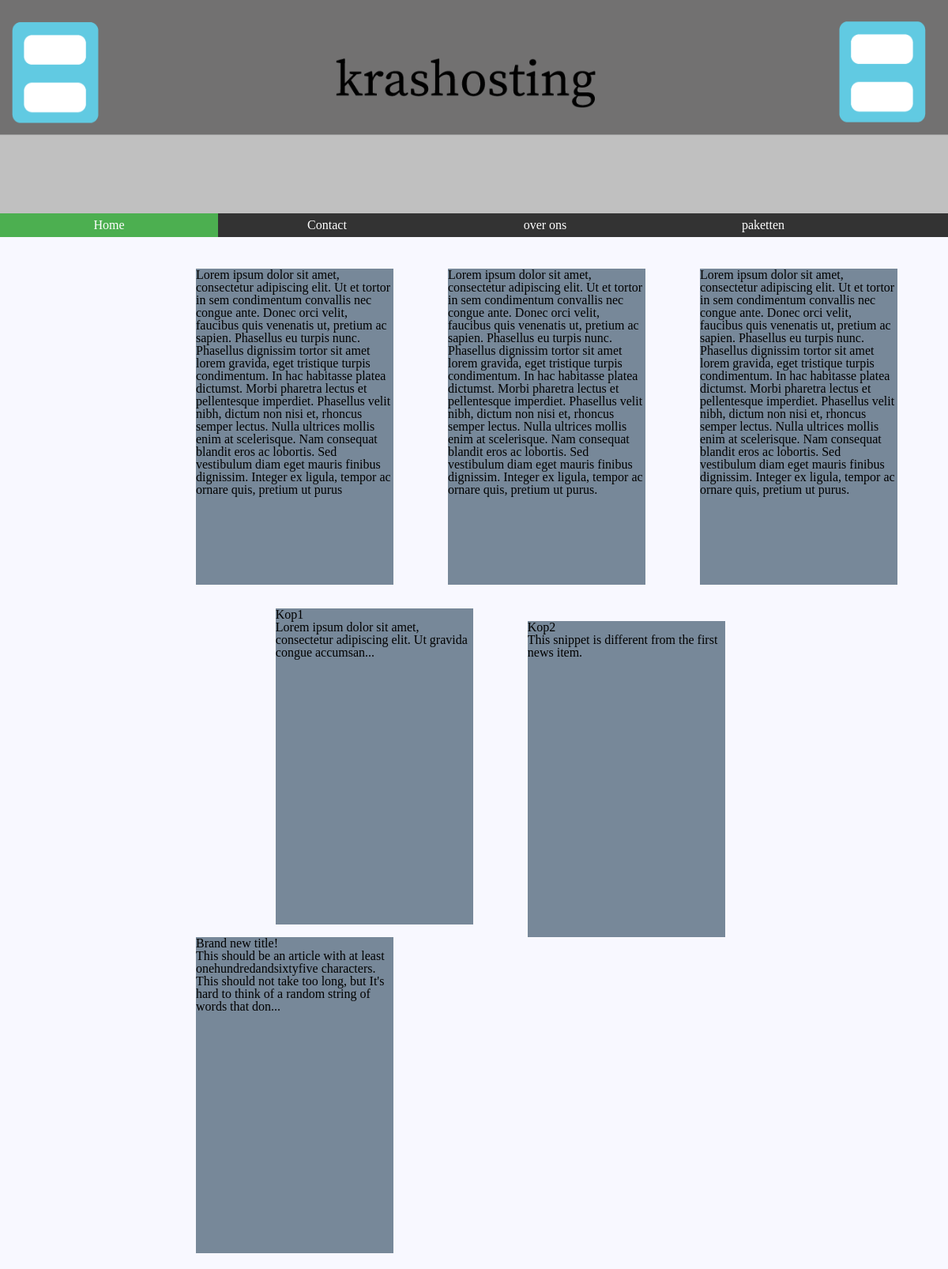
The page / on the database its author committed.
### tables this page shows
CREATE TABLE `nieuwsitems` (
  `idnieuws` int(12) NOT NULL,
  `header` varchar(30) NOT NULL,
  `articlesnippet` varchar(900) NOT NULL,
  `article` varchar(9000) NOT NULL
);

### databases/connect_newsdatabase.php (called while the page is built, shortened)
<?php
class News {
    private $database;
    public function __construct() {
        $this->database = new mysqli("localhost", "root", "root", "krashosting");
    }
    public function get_item($id, $neededitem)
    {
        $query = $this->database->query("SELECT $neededitem FROM nieuwsitems WHERE idnieuws = '$id';");
        $row = $query->fetch_row();
        return $row["0"];
    }
}

### index.php (the view, shortened to what this page needs)
<?php
    require_once('databases/connect_newsdatabase.php');
    $article = new News();
?>
<!DOCTYPE html>
<html lang="nl">
<head>
    <link rel="stylesheet" href="css/master.css" type="text/css">
</head>
<body>
    <div class="banner">
    </div>
    <ul class="menu">
        <li class="active"><a href="/index.php">Home</a></li>
        <li class="menuitem"><a href="pages/contact.html">Contact</a></li>
        <li class="menuitem"><a href="pages/over_ons.html">over ons</a></li>
        <li class="menuitem"><a href="pages/pakketen.php">paketten</a></li>
    </ul>
    <div class="container">
            <div id="pakket1"><p>Lorem ipsum dolor sit amet, consectetur adipiscing elit. Ut et tortor in sem condimentum convallis nec congue ante. Donec orci velit, faucibus quis venenatis ut, pretium ac sapien. Phasellus eu turpis nunc. Phasellus dignissim tortor sit amet lorem gravida, eget tristique turpis condimentum. In hac habitasse platea dictumst. Morbi pharetra lectus et pellentesque imperdiet. Phasellus velit nibh, dictum non nisi et, rhoncus semper lectus. Nulla ultrices mollis enim at scelerisque. Nam consequat blandit eros ac lobortis. Sed vestibulum diam eget mauris finibus dignissim. Integer ex ligula, tempor ac ornare quis, pretium ut purus</p></div>
            <div id="pakket2"><p>Lorem ipsum dolor sit amet, consectetur adipiscing elit. Ut et tortor in sem condimentum convallis nec congue ante. Donec orci velit, faucibus quis venenatis ut, pretium ac sapien. Phasellus eu turpis nunc. Phasellus dignissim tortor sit amet lorem gravida, eget tristique turpis condimentum. In hac habitasse platea dictumst. Morbi pharetra lectus et pellentesque imperdiet. Phasellus velit nibh, dictum non nisi et, rhoncus semper lectus. Nulla ultrices mollis enim at scelerisque. Nam consequat blandit eros ac lobortis. Sed vestibulum diam eget mauris finibus dignissim. Integer ex ligula, tempor ac ornare quis, pretium ut purus.</p></div>
            <div id="pakket3"><p>Lorem ipsum dolor sit amet, consectetur adipiscing elit. Ut et tortor in sem condimentum convallis nec congue ante. Donec orci velit, faucibus quis venenatis ut, pretium ac sapien. Phasellus eu turpis nunc. Phasellus dignissim tortor sit amet lorem gravida, eget tristique turpis condimentum. In hac habitasse platea dictumst. Morbi pharetra lectus et pellentesque imperdiet. Phasellus velit nibh, dictum non nisi et, rhoncus semper lectus. Nulla ultrices mollis enim at scelerisque. Nam consequat blandit eros ac lobortis. Sed vestibulum diam eget mauris finibus dignissim. Integer ex ligula, tempor ac ornare quis, pretium ut purus.</p></div>
            <div id="break"></div>
            <div id="nieuws1"><h3><?php echo $article->get_item(1, "header"); ?></h3> <p><?php echo $article->get_item(1, "articlesnippet"); ?></p></div>
            <div id="nieuws2"><h3><?php echo $article->get_item(2, "header"); ?></h3> <p><?php echo $article->get_item(2, "articlesnippet"); ?></p></div>
            <div id="nieuws3"><h3><?php echo $article->get_item(3, "header"); ?></h3> <p><?php echo $article->get_item(3, "articlesnippet"); ?></p></div>
    </div>
</body>
</html>

### css/master.css (style rules this page uses)
html, body, div, span, applet, object, iframe, h1, h2, h3, h4, h5, h6, p, blockquote, pre, a, abbr, acronym, address, big, cite, code, del, dfn, em, img, ins, kbd, q, s, samp, small, strike, strong, sub, sup, tt, var, b, u, i, center, dl, dt, dd, ol, ul, li, fieldset, form, label, legend, table, caption, tbody, tfoot, thead, tr, th, td, article, aside, canvas, details, embed, figure, figcaption, footer, header, hgroup, menu, nav, output, ruby, section, summary, time, mark, audio, video { margin: 0; padding: 0; border: 0; font-size: 100%; font: inherit; vertical-align: baseline; }
body { line-height: 1; }
ol, ul { list-style: none; }
.banner { background-image: url("../images/banner1.png"); background-color: silver; background-size: cover; width: 100%; height: 270px; }
ul { list-style-type: none; margin: 0; padding: 0; overflow: hidden; }
li { float: left; }
li a { display: block; color: white; text-align: center; text-decoration: none; width: 23vw; height: 30px; line-height: 30px; }
.menu { width: 100vw; background-color: #333; height: 30px; }
.active { background-color: #4CAF50; height: 30px; }
.container { width: 80%; padding: 20px; margin-top: 20px; margin-left: 19%; overflow: hidden; }
#pakket1 { width: 250px; height: 400px; background-color: lightslategray; display: inline-flex; flex-direction: row; flex-wrap: wrap; margin-right: 65px; }
#pakket2 { width: 250px; height: 400px; background-color: lightslategray; display: inline-flex; flex-direction: row; flex-wrap: wrap; margin-right: 65px; }
#pakket3 { width: 250px; height: 400px; background-color: lightslategray; display: inline-flex; flex-direction: row; flex-wrap: wrap; margin-right: 65px; }
#nieuws1 { width: 250px; height: 400px; background-color: lightslategray; display: inline-block; margin-right: 65px; margin-left: 10.5%; }
#nieuws2 { width: 250px; height: 400px; background-color: lightslategray; display: inline-block; margin-right: 65px; }
#nieuws3 { width: 250px; height: 400px; background-color: lightslategray; display: inline-block; margin-right: 65px; }
#break { height: 30px; }
body { background-color: ghostwhite; }

### rows shown on the page
nieuwsitems: header "Kop1", articlesnippet "Lorem ipsum dolor sit amet, consectetur adipiscing elit. Ut gravida congue accumsan..."
nieuwsitems: header "Kop2", articlesnippet "This snippet is different from the first news item."
nieuwsitems: header "Brand new title!", articlesnippet "This should be an article with at least onehundredandsixtyfive characters. This should not take too long, but It's hard to think of a random string of words that don..."
